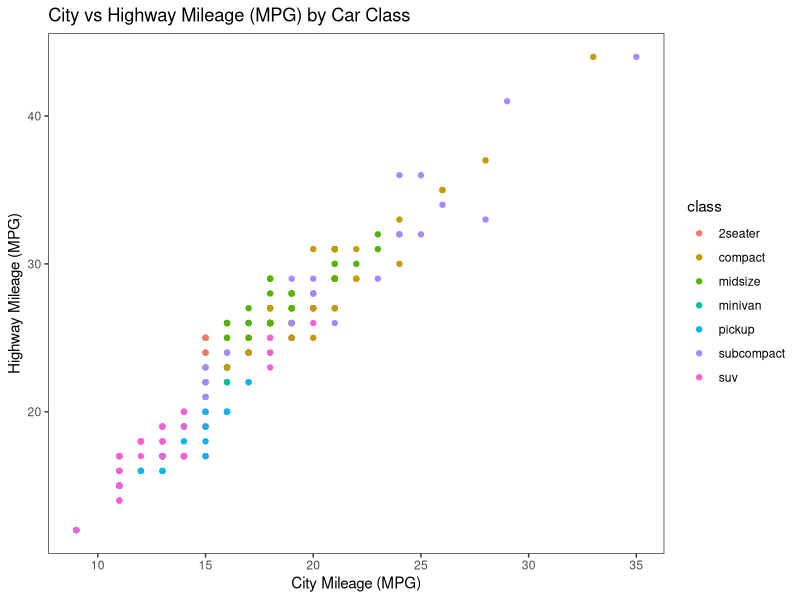
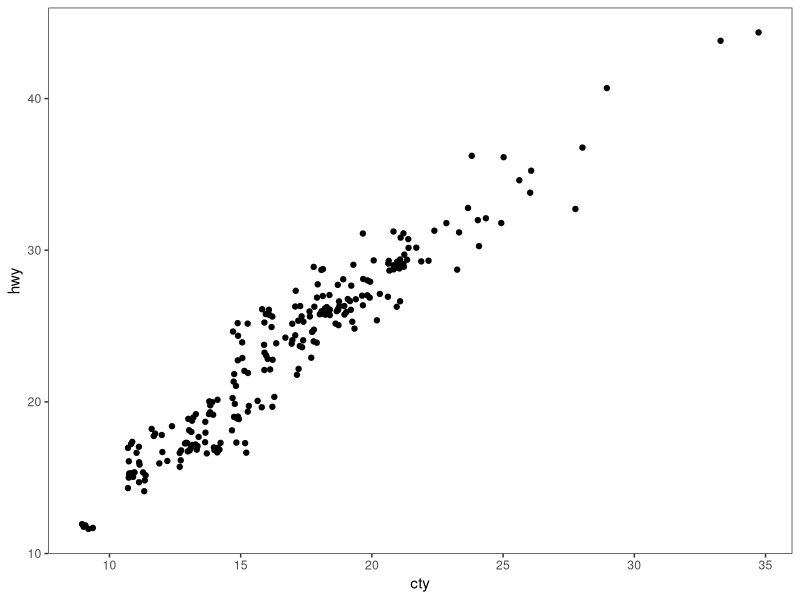
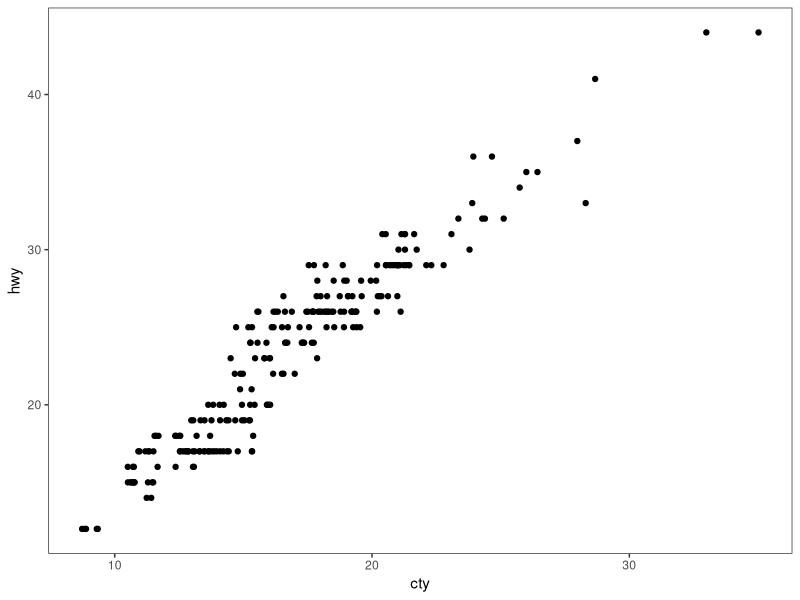
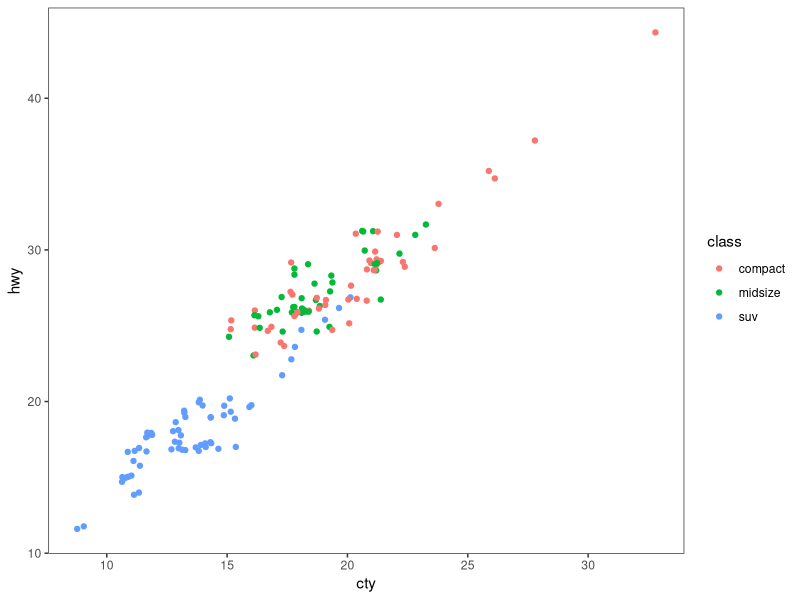
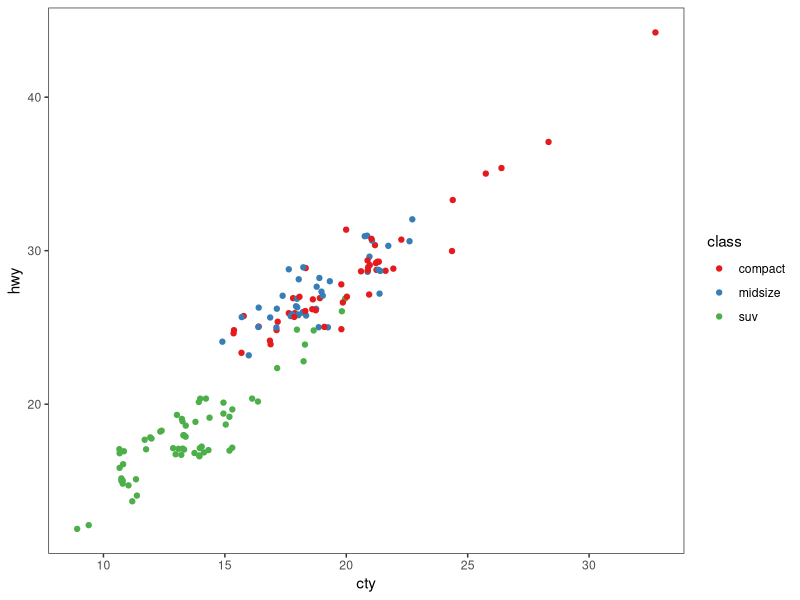
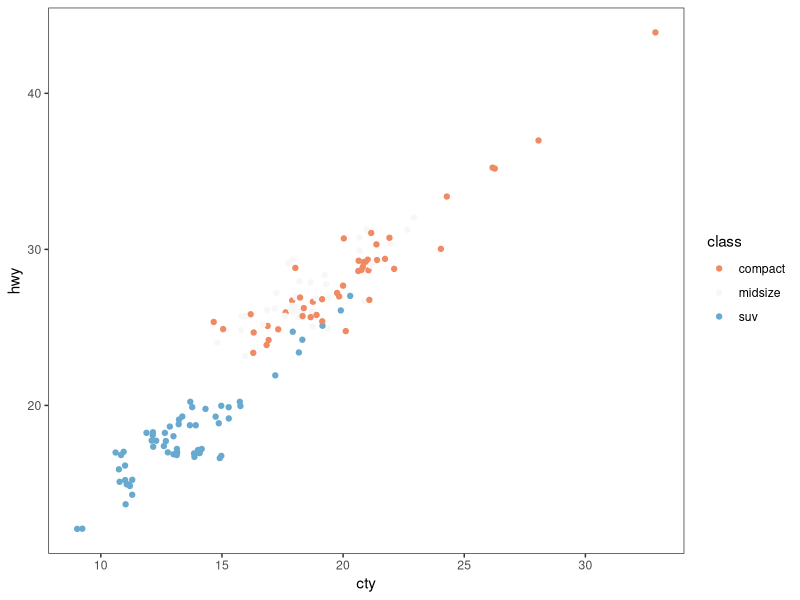
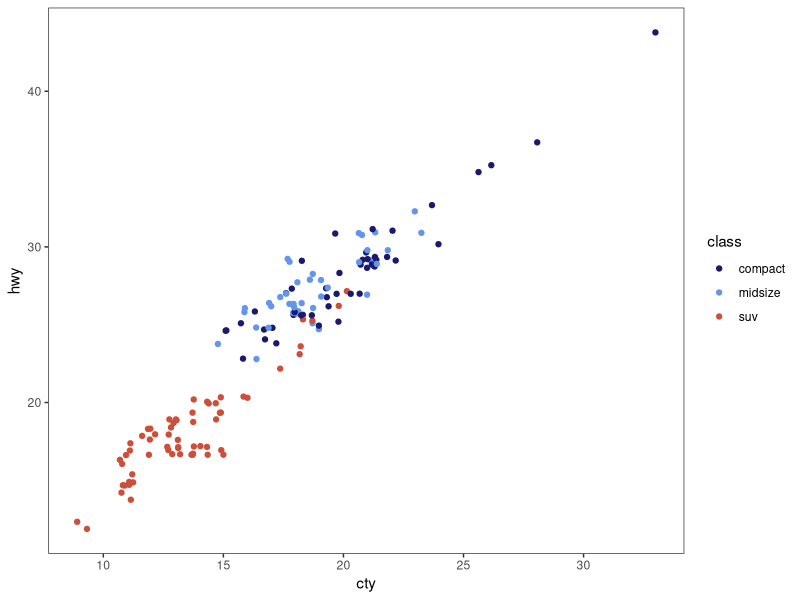
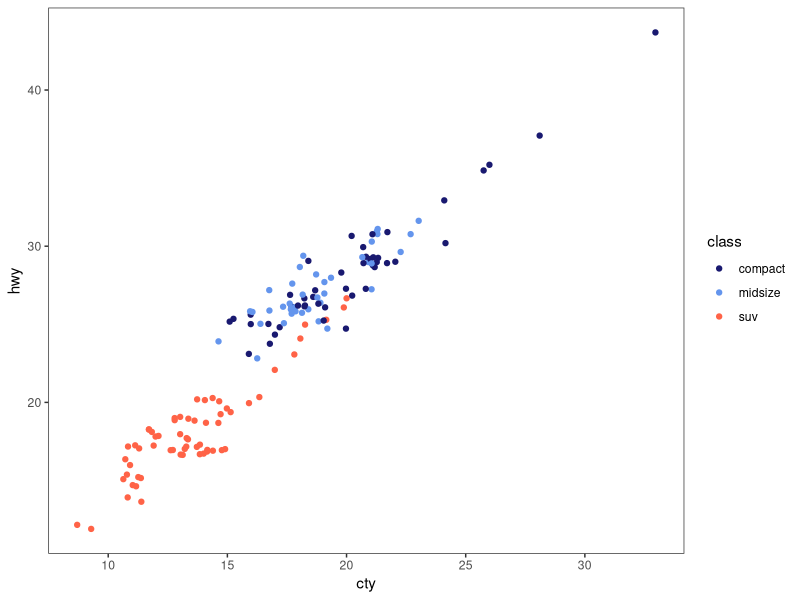

These figures' R source, in order: (Note: this script raises an error after producing the figures.)
# ---------------------------------------------------------- #
#### MODULE 3: Plot even more data!                       ####               
# ---------------------------------------------------------- #

## OBJECTIVE:
# 1. To develop a "grammar of graphics".
# 2. To become comfortable using ggplot2 for exploratory data visualization.


# ---------------------------------------------------------- #
#### SET UP:                                              ####
# ---------------------------------------------------------- #
# REMINDER: In RStudio, open the Rproject for our course (UNCG_DataWrangling), 
# pull any changes from GitHub, and navigate to the branch you created for 
# yourself (just a single branch for the whole semester) in RStudio's Git tab.
# Open this week's assignment in this new branch to complete and submit on GitHub.
# Ideally, you'll commit your answers a bit at a time as you work through
# this assignment, rather than committing all at once at the end.

# Reminder of some helpful resources for graphing in R:
# ggplot Cookbook: http://www.cookbook-r.com/Graphs/
# Official ggplot2 Book: https://ggplot2-book.org/
# Themes in ggplot2: https://ggplot2-book.org/polishing.html#themes

# In ggplot2, aesthetic means “something you can see”. Each aesthetic is a
# mapping between a visual cue and a variable.
# Examples include:
# position (i.e., on the x and y axes)
# color (“outside” color)
# fill (“inside” color)
# shape (of points)
# line type
# size

# Each type of geometric object (geom) accepts only a subset of all aesthetics.
# Refer to the geom help pages to see what mappings each geom accepts. Aesthetic
# mappings are set with the aes() function.

# TASK: We will be using the ggplot2 package for graphing. Fortunately, ggplot2 
# is nested within the tidyverse package (along with many others).
# Start by writing code to load the tidyverse library.
# HINT: see the end of assignment #1 if you forgot how to load a package.


library(tidyverse)

# TASK: Write code below to set your theme to black and white and both your major
# AND minor gridlines to element_blank for all plots you'll be making today.
# HINT: Check back to last week's assignment section 1.9 for setting themes for
# all plots.

theme_set(theme_bw() + theme(panel.grid.major = element_blank(),
                             panel.grid.minor = element_blank()))

# ---------------------------------------------------------- #
#### 1.0 CORRELATION                                      ####
# ---------------------------------------------------------- #

# We learned how to make correlations last week, but it never hurts to get
# more practice! Let's start by using a data set built into ggplot2.
# The mpg dataset looks at the gas efficiency of different cars. Run the following
# code to load the data:
data(mpg, package = "ggplot2")

# TASK: Create a scatterplot (i.e., a dot plot) to relate city and highway mileage.
# Color the points by the class of car (class column) and label the x and y axis 
# to be more informative (City Mileage (MPG) vs Highway Mileage (MPG)).
# HINT: Refer back to last week's assignment or the ggplot help resources if you 
# forget how to make a scatterplot.

ggplot(mpg, aes(x = cty, y = hwy, color = class)) + 
  geom_point() +
  labs(x = "City Mileage (MPG)", y = "Highway Mileage (MPG)", title = "City vs Highway Mileage (MPG) by Car Class")

# Looks alright, but the graph may be hiding some information...
# QUESTION: How many data points are in the mpg dataframe?
##ANSWER: There are 234 data points in the mog dataframe.

# QUESTION: Approximately how many dots are in the graph you just made? How does
# that compare to the number of observations in the dataframe?
##ANSWER: There are 78 dots in the graph, this is less than the 234 observations in the dataset. 

# Try another correlation-focused geom that addresses this problem by running
# the following code:
ggplot(data=mpg, aes(x=cty, y=hwy)) + 
  geom_jitter()


# QUESTION: What happened when you created the plot with geom_jitter?
##ANSWER: It changes to a similar scatterplot, but without graphing cars by class and color and with all of the datapoints included. 

# QUESTION: Run the code to create a plot using geom_jitter a second time. Then run it
# again and again. What happens each time? Why is this happening?
##ANSWER: Each time i run the code, the datapoints shift slightly. This is because geom_jitter shifts individual points slightly so that all individual points are visible even those that have the same value. 

# TASK: The default in geom_jitter is to jitter (or slightly move) the points away
# from each other in both the x and y directions. Check the help file for geom_jitter
# and write code below to make a graph where you jitter points in only the x-dimension
# by 0.5.

ggplot(data=mpg, aes(x=cty, y=hwy)) + 
  geom_jitter(width = 0.5, height = 0)


# ---------------------------------------------------------- #
#### 1.1 DETOUR! COLORS, COLORS, COLORS                   ####
# ---------------------------------------------------------- #

# Our world is so colorful, and our graphs can be too! But we want to be mindful
# of our color choices to not only be beautiful, but also informative and accessible.

# TASK: Create a new dataframe that filters our mpg data down to only information
# for car classes compact, midsize, and suv using an %in% statement. Name your 
# new dataframe mpgSubset.
# HINT: Refer back to the Transform assignment if you want help with %in% (or 
# try googling!)

mpgSubset <- mpg %>% filter(class %in% c("compact", "midsize", "suv"))

# ggplot has lots of nice (and some not so nice) built-in color palettes that we 
# can use to fill our bars with color. Try running the following code:
ggplot(data=mpgSubset, aes(x=cty, y=hwy, color=class)) +
  geom_jitter()

# The code above supplies us with ggplot's default color palette, which I find not
# so pleasing. Let's try to change this!

# We can add a statement specifying the scale of colors we would prefer. One way
# to do this is to use other pre-set palettes from ggplot. Run the code below to 
# ask ggplot to use the color brewer's palette called Set 1.
ggplot(data=mpgSubset, aes(x=cty, y=hwy, color=class)) +
  geom_jitter() +
  scale_color_brewer(palette="Set1")

# Alternatively, we could use the "RdBu" palette:
ggplot(data=mpgSubset, aes(x=cty, y=hwy, color=class)) +
  geom_jitter() +
  scale_color_brewer(palette="RdBu")

# QUESTION: Investigate the color brewer's range of palettes at this website: 
# https://r-graph-gallery.com/38-rcolorbrewers-palettes.html
# What do you notice about the colors chosen from each of the palettes that we
# used above? (i.e., does it use the first three colors in the palette? The last
# three? Some other combination?)
##ANSWER: For the "Set1" color palette, it uses the first 3 colors. For the "RdBu" color palette, it uses a combination of colors in the "middle" of the palette, one on the red side (light orange), one white, and one on the blue side (light blue).

# We could also pick out EXACTLY which colors we want for our figure. 
# There are 4 main ways to specify colors in R:
### by name
### by number
### by Hex code
### with the rgb() function

# By Name: R allows you to call more than 600 colors by name! Run the following
# code to see a list:
colors()

# We can put in the colors we chose for each variable by adding the 
# scale_color_manual() function to our plot. Try it out by running the following
# code:
ggplot(data=mpgSubset, aes(x=cty, y=hwy, color=class)) +
  geom_jitter() +
  scale_color_manual(values=c('midnightblue', 'cornflowerblue', 'tomato3'))


# You can also chose colors by number, which are assigned in R.

# TASK: Copy and paste the code to make our scatterplot and replace the color names
# with three numbers of your choice (between 1 and 657). How does your new figure look?
# HINT: remember to remove the quotation marks when calling numbers.


# QUESTION: How do you think you could figure out which color name belongs to
# each color number?
# HINT: Try creating a dataframe from color() by passing it into the
# as.data.frame() function.


# You can also chose colors by Hex code. A Hex color code is a 6-symbol code made
# of up to three 2-symbol elements (6 symbols in length all together). Each of 
# the 2-symbol elements represents a color value in the Red-Green-Blue (RGB) color
# scale from 0 to 255. Hex codes are written with a # in front of them. Let's try
# out calling our colors using hex code.
ggplot(data=mpgSubset, aes(x=cty, y=hwy, color=class)) +
  geom_jitter() +
  scale_color_manual(values=c('#191970', '#6495ED', '#FF6347'))

# There are two great things about hex codes. First, you can call ANY color you 
# want with a hex code. That is, you're not limited to the 657 colors that are
# in ggplot. By specifying the color by hex code, you can pick literally anything!

# TASK: Google the search term "color picker". This should bring up google's color
# picker (in addition to a billion other color picking websites). Use this color
# picker to generate the hex codes for three new colors of your choice. Then copy
# and paste the above code, replacing the hex codes with your color choices.
ggplot(data=mpgSubset, aes(x=cty, y=hwy, color=class)) +
  geom_jitter() +
  scale_color_manual(values=c('#f274ab', '#c4a2f5', '#a2c0f5'))

# The second great thing about hex codes is that you can control the transparency
# of your colors. Transparency is set in a hex code by adding two extra symbols
# to the end, which together make up the "alpha" element. Adding 00 to the end 
# of your hex code will make your color completely transparent, while adding FF 
# to the end will make it completely opaque. Any number/letters in-between will 
# result in partial transparency. You can find a complete list of transparencies
# between 0-100% here: https://gist.github.com/lopspower/03fb1cc0ac9f32ef38f4

# TASK: Try out transparency by copying and pasting your graph code below and
# adding the alpha element to the end of each of your hex codes to make your
# first color 0% transparent, your second color 50% transparent, and your third
# color 100% transparent.

ggplot(data=mpgSubset, aes(x=cty, y=hwy, color=class)) +
  geom_jitter() +
  scale_color_manual(values=c('#f274abFF', '#c4a2f580', '#a2c0f500'))

# QUESTION: What happened to the point that you set to 100% transparent?
##ANSWER: The points are not visible on the graph. 

# Finally, we can set our colors using the rgb() function. This operates very
# similarly to the hex code, where you can pick exactly the color and transparency
# you want. Try it out by running the following code:
ggplot(data=mpgSubset, aes(x=cty, y=hwy, color=class)) +
  geom_jitter() +
  scale_color_manual(values=c(rgb(.10, .10, .44, 1), rgb(.39, .58, .93, 1), rgb(1.0, .39, .28, 1)))

# TASK: Modify the above code to make all of your points 50% transparent.

ggplot(data=mpgSubset, aes(x=cty, y=hwy, color=class)) +
  geom_jitter() +
  scale_color_manual(values=c(rgb(.10, .10, .44, 0.5), rgb(.39, .58, .93, 0.5), rgb(1.0, .39, .28, 0.5)))

# There are so many inventive and artistic people in the world who have expanded
# the offerings for colors in ggplot. Check out some notable ones listed below
# when choosing colors for this assignment.
### Color-blind friendly palettes: https://github.com/JLSteenwyk/ggpubfigs
### Color palettes from vintage National Parks posters: https://github.com/katiejolly/nationalparkcolors
### Color palettes based on Wes Anderson movies: https://github.com/karthik/wesanderson
### Color palettes from famous Dutch paintings: https://github.com/EdwinTh/dutchmasters


# ---------------------------------------------------------- #
#### 1.2 DETOUR! LEGENDS                                  ####
# ---------------------------------------------------------- #

# When you specify colors in your ggplot code, R throws in a bonus legend for free!
# However, this legend is often not as clear or visually appealing as we might 
# prefer. But as with all geometric objects in ggplot, legends can be easily altered.

# Run the following code to create a scatter plot. Feel free to modify the colors
# as you prefer!
ggplot(data=mpgSubset, aes(x=cty, y=hwy, color=class)) +
  geom_jitter() +
  scale_color_manual(values=c('#f274ab', '#73faff', '#ffd663'))

# QUESTION: Where did ggplot get the legend title and values from?
##ANSWER: It got it from the names of the columns used for the aesthetic values. 

# We could change the title and values in our legend by altering the dataframe
# we are passing into ggplot. But that seems a bit drastic. Instead, we can 
# lean on the same code that specifies our color picks to alter the legend text.
# Try it out by running the following code:
ggplot(data=mpgSubset, aes(x=cty, y=hwy, color=class)) + 
  # Creates a plot from the mpgSubset dataset and assigns cit and hwy to 
  # the x and y values and class to color.
  geom_jitter() + 
  # Creates a scatterplot with the jitter function that adds variation to the
  # points, preventing overlap. 
  scale_color_manual(values=c('#FCBA03', '#380754', '#496916'),
                     # Assigns tolors to the classes of cars in the dataset. 
                     name='Class of Car', 
                     # Names the plot legend for class.
                     breaks=c('suv', 'midsize', 'compact'), 
                     # Picks the data values from the class column and
                     # determines their display order.
                     labels=c('SUV', 'Midsize', 'Compact'))
                    # Assigns labels to the classes in the legend. 
                    

# TASK: Label each line of the code above with what it is doing.
# HINT: Check the scale_color_manual help file or ggplot Cookbook for more info.


# IMPORTANT: It is important to pay attention to the order you provide ggplot with 
# your color choices and legend labels! Try running the following code:
ggplot(data=mpgSubset, aes(x=cty, y=hwy, color=class)) + 
  geom_jitter() + 
  scale_color_manual(values=c('#FCBA03', '#380754', '#496916'), 
                     name='Class of Car', 
                     breaks=c('suv', 'midsize', 'compact'), 
                     labels=c('Compact', 'SUV', 'Midsize')) 


# QUESTION: What is wrong with the code above? Why is it so important to be
# careful with the order you pass information into ggplot?
##ANSWER: The code above has a different order for the classes and their respective labels (ie. suv = Compact, midsoze = SUV, compact = Midsize in the legend). It's important to check the order of your code to make sure that it is labelled correctly.

# While changing the legend text and factor order takes place in the scale_color_manual
# step, moving the legend around on the graph page is part of the graph theme. We
# can try this out using the code below:
ggplot(data=mpgSubset, aes(x=cty, y=hwy, color=class)) + 
  geom_jitter() + 
  theme(legend.position='top')


# TASK: Modify the code above to have the legend display along the bottom of
# the figure.
ggplot(data=mpgSubset, aes(x=cty, y=hwy, color=class)) + 
  geom_jitter() + 
  theme(legend.position='bottom')

# We can also have the legend located within the area of the graph itself! We can 
# do this by specifying the coordinates for where the legend should go within the
# graph axes. First we set the legend position and then we set the anchoring 
# position by justifying the legend.
### bottom left: 0,0
### bottom right: 1,0
### top left: 0,1
### top right: 1,1

# Try it out by running the following code:
ggplot(data=mpgSubset, aes(x=cty, y=hwy, color=class)) + 
  geom_jitter() + 
  theme(legend.position=c(1,0), legend.justification=c(1,0))

# QUESTION: What happens if you don't include the code for legend justification
# above?
ggplot(data=mpgSubset, aes(x=cty, y=hwy, color=class)) + 
  geom_jitter()

##ANSWER: The legend appears on the right side of the graph, making the graph narrow and more difficult to interpret. 

# TASK: Copy and paste the code from above. Modify it to place the legend in the
# upper left part of the graph.

ggplot(data=mpgSubset, aes(x=cty, y=hwy, color=class)) + 
  geom_jitter() + 
  theme(legend.position=c(0,1), legend.justification=c(0,1))

# Finally, we might want to remove the legend altogether! We would do so by
# modifying the theme as well. 

# TASK: Check the ggplot cookbook to find the legends section. Read what it says 
# about removing the legend. Then copy and paste the graph code from above. Modify
# the code to remove the legend.

ggplot(data=mpgSubset, aes(x=cty, y=hwy, color=class)) + 
  geom_jitter() + 
  theme(legend.position = "none")


# ---------------------------------------------------------- #
#### 2.0 DEVIATION                                        ####
# ---------------------------------------------------------- #

# Used to compare variation in values between small number of items (or categories) 
# with respect to a fixed reference.

# Whether the graphical type is a deviation graph or a composition graph (or a 
# ranking graph) may depend on the underlying data structure.

# We used geom_bar() last week with factor data to create a bar graph. But
# geom_bar() is a bit tricky because it can make EITHER a bar graph or a histogram
# depending on the data you give it. The default of geom_bar() is to set stat to 
# count so if you give it just a continuous x value, it will make a histogram. Try
# it with the following code:
ggplot(data=mpg, aes(x=hwy)) + 
  geom_bar()

# In order to have the geom create bars and not a histogram, you must:
# 1) Set stat = identity
# 2) Provide both an x and a y inside the aes(), where x is either a character 
# or factor and y is numeric.

# TASK: Create a dataframe of summary statistics for the mpg data, calculating the
# mean, standard deviation, and standard error for highway mpg grouping by class.
# Name the resulting dataframe highwayMPG and your new variables hwy_mean, hwy_sd,
# and hwy_se.
# HINT: Look back at the Transform assignment if you forget how to summarize the
# data. Also recall, standard error = 1.96*standard deviation.

highwayMPG <- mpg %>% group_by(class) %>% 
  summarize(hwy_mean = mean(hwy), hwy_sd = sd(hwy), hwy_se = 1.96 * hwy_sd)

# TASK: Create a bar graph showing the average highway MPG on the y-axis and 
# car class on the x-axis. Fill the bars by class. Add in error bar caps that are 20%
# the width pf the bars.
# HINT: Don't forget to change stat from the default in your geom_bar() statement!

ggplot(highwayMPG, aes(x = class, y = hwy_mean, fill = class)) +
         geom_col() +
         geom_errorbar(aes(ymin = hwy_mean - hwy_se,
                           ymax = hwy_mean + hwy_se), width = 0.2) 

# ---------------------------------------------------------- #
#### 2.1 DETOUR! COLORS AND LEGENDS, AGAIN                ####
# ---------------------------------------------------------- #

# Recall that some geometric elements require fills instead of (or sometimes in
# addition to) colors.

# TASK: Create a bar graph with the mpg summary stats with the following parameters:
# (1) Black bar outline
# (2) Bars filled with the color brewer palette "Dark2" using the scale_fill_manual
#     statement
# (3) No legend
# (4) Informative x- and y-axis labels. 
# HINT: Carefully consider whether your color and/or fill should go within an aes() 
# statement, the scale_fill_manual or scale_color_manual statements, or neither.
# If in doubt, try a bunch of ways until it looks how we want it. And consult 
# your helpful ggplot resources on the web.

ggplot(highwayMPG, aes(x = class, y = hwy_mean, fill = class)) +
  geom_col(color = "black") + 
  scale_fill_brewer(palette="Dark2") +
  theme(legend.position = "none") +
  labs(x = "Car Class", y = "Average Highway MPG")

# ---------------------------------------------------------- #
#### 2.2 DETOUR! AXIS MODIFICATIONS                       ####
# ---------------------------------------------------------- #

# Run the following code, feeling free to modify colors as you prefer:
ggplot(data=highwayMPG, aes(x=class, y=hwy_mean, fill=class)) +
  geom_bar(stat='identity') 

# QUESTION: Where is ggplot getting the x-axis tick labels from?


# Often our tick labels are not the best. We can modify them to be more informative
# or visually appealing by directly modifying the dataframe, but again this feels
# a bit extreme. Instead, we can directly modify the scale of the axis. For axes
# that deal with categories, we are setting the discrete scale. Try it out by
# running the following code:
ggplot(data=highwayMPG, aes(x=class, y=hwy_mean, fill=class)) +
  geom_bar(stat='identity') +
  scale_x_discrete(labels=c('sport', 'compact', 'midsize', 'minivan', 'pickup', 'subcompact', 'SUV'))

# We can also change the scale of the continuous axes, including how large they are
# and where the tick marks fall as follows:
ggplot(data=highwayMPG, aes(x=class, y=hwy_mean, fill=class)) +
  geom_bar(stat='identity') +
  scale_y_continuous(breaks=seq(0, 50, 10)) +
  coord_cartesian(ylim=c(0,50))

# QUESTION: Try running the code above without the coord_cartesian() statement. 
# What is surprising about the resulting graph? Based on this result, what do you
# think the coord_cartesian() statement does?


# We can also add a statement into the scale discrete or continuous statements
# to name our axes, rather than putting in a whole separate step of xlab() or ylab().
# Try it out with the following code:
ggplot(data=highwayMPG, aes(x=class, y=hwy_mean, fill=class)) +
  geom_bar(stat='identity') +
  scale_x_discrete(name='Class of Car') +
  scale_y_continuous(name='Mean Highway MPG')


# Finally, we can flip our axes easily in ggplot as follows:
ggplot(data=highwayMPG, aes(x=class, y=hwy_mean, fill=class)) +
  geom_bar(stat='identity') +
  coord_flip()


# TASK: Let's put it all together. Make a graph of the mpg summary stats with the
# following specifications:
# (1) color by class of car using a color scheme of your choice (not the default)
# (2) plot the class of car on the x-axis and the highway MPG on the y axis
# (3) include better names for the x- and y-axis titles
# (4) include better names for the car classes
# (5) set the scale of the highway mpg to run from 0 to 30 with breaks every 5 
# (6) flip your axes
# (7) remove the legend


# ---------------------------------------------------------- #
#### 3.0 RANKING                                          ####
# ---------------------------------------------------------- #
# Used to compare the position or performance of multiple items with respect to 
# each other. Actual values matters somewhat less than the ranking.

# TASK: Create a dataframe of summary statistics for the mpg data, calculating the
# mean, standard deviation, and standard error for CITY mpg grouping by class.
# Name the resulting dataframe cityMPG and your new variables city_mean, city_sd,
# and city_se.
# HINT: Look back at the Transform assignment if you forget how to summarize the
# data. Also, standard error = 1.96*standard deviation.


# Now we want to plot our data in order from smallest to largest city MPG to get
# a ranking. To do so, we need to use the reorder() function to rearrange the data
# going into our x-axis.
ggplot(cityMPG, aes(x=reorder(class, city_mean), y=city_mean)) + 
  geom_bar(stat="identity")

# TASK: Recreate the above ranking figure to include the following:
# (1) class of car on the x-axis with informative axis and tick labels
# (2) MPG ordered from highest to lowest (hint: try google if you're unsure)
# (3) bars with dary grey outlines and filled by class with your favorite color scheme
# (4) error bars with end caps 30% the width of the bars
# (5) y-axis from 0 to 30 with tick marks every 5
# (6) no legend.


# ---------------------------------------------------------- #
#### 4.0 DISTRIBUTION                                     ####
# ---------------------------------------------------------- #
# When you have lots and lots of data points and want to study where and how the
# data points are distributed.

# Histograms can be accomplished with either geom_bar() or geom_histogram()
ggplot(mpg, aes(hwy)) + 
  geom_histogram()

# TASK: Recreate the graph above, but using geom_bar() instead


# TASK: Try making a histogram with the categorical variable 'manufacturer'.
# What error message do you get?


# QUESTION: What happens when you follow the advice of the error message and 
# make stat='count'?
ggplot(mpg, aes(manufacturer)) + 
  geom_histogram(stat="count")


# TASK: Make a boxplot comparing the distribution of cty (city mileage) for
# each class of car.
# HINT: Look back to last week if you forget how to make a boxplot.


# We can also make a different type of distribution, a violin plot using the 
# geom_violin statement as follows:
ggplot(mpg, aes(x=class, y=cty)) + 
  geom_violin()

# QUESTION: What does a violin plot show? Check google if you're unsure.


# ---------------------------------------------------------- #
#### 5.0 COMPOSITION                                      ####
# ---------------------------------------------------------- #
# Bar charts and pie charts are classic ways of showing composition of a dataset.

# TASK: Let's get some data for this task by determining the number of cars from 
# each car manufacturer in our mpg dataframe. We can do this as follows:
manufacturerFreq <- mpg %>% 
  group_by(manufacturer) %>% 
  summarize(frequency=length(manufacturer)) %>% 
  ungroup()

# TASK: Make a bar graph of the number of cars (frequency) by manufacturer using
# the dataframe we created above.


# We can switch the bar chart you created above into a pie chart simply by changing
# the coordinate system through a series of steps as follows:

ggplot(manufacturerFreq, aes(x=manufacturer, y=frequency)) +
  geom_bar(stat="identity") +
  coord_polar()

ggplot(manufacturerFreq, aes(x=manufacturer, y=frequency, fill=manufacturer)) +
  geom_bar(stat="identity") +
  coord_polar()

ggplot(manufacturerFreq, aes(x="", y=frequency, fill=manufacturer)) +
  geom_bar(stat="identity", width=1) +
  coord_polar()

ggplot(manufacturerFreq, aes(x="", y=frequency, fill=manufacturer)) +
  geom_bar(stat="identity", width=1) +
  coord_polar(theta="y")

ggplot(manufacturerFreq, aes(x="", y=frequency, fill=manufacturer)) +
  geom_bar(stat="identity", width=1) +
  coord_polar(theta="y", start=0) +
  theme_void() +
  theme(legend.title = element_text(size = 12.5), 
        legend.text  = element_text(size = 8.5),
        legend.key.size = unit(.75, "lines"))

# TASK: Annotate the code below to describe what each line does:
ggplot(manufacturerFreq, aes(x="", y=frequency, fill=manufacturer)) +
  geom_bar(stat="identity", width=1) +
  coord_polar(theta="y", start=0) +
  theme_void() +
  theme(legend.title = element_text(size = 12.5), 
        legend.text  = element_text(size = 8.5),
        legend.key.size = unit(.75, "lines"))


# ---------------------------------------------------------- #
#### 6.0 CHANGE                                           ####
# ---------------------------------------------------------- #

# Time series are often best visualized with line graphs. Let's try this out
# with some new data:
data("economics")

# TASK: Use the economics dataset to plot the number of people who are unemployed
# over time (unemploy vs date). Make a scatterplot, then connect the points with 
# lines using geom_line().
# HINT: use ?economics to get more information about this dataset.




# ---------------------------------------------------------- #
#### GROUPS AND MAPS                                      ####
# ---------------------------------------------------------- #

# Let's save these for group project options, this assignment is really long!









# REMEMBER: Save and push your script when you're done with this assignment!
